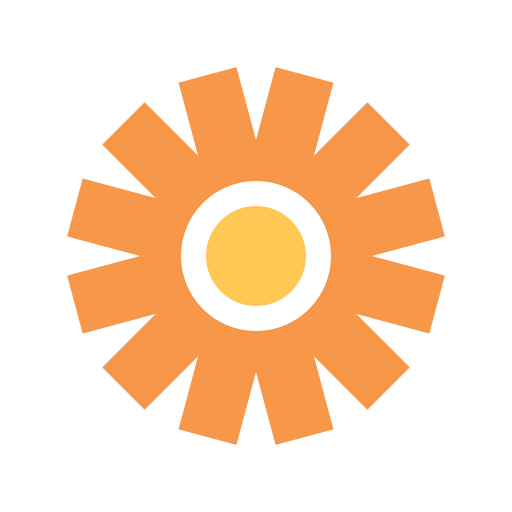
Frame 1 (no input)
Frame 60 (the mouse pressed at the canvas centre just before this capture): identical to frame 1, image omitted
Frame 120 (the mouse held since frame 60 and released just before this capture): identical to frame 1, image omitted

The Processing sketch that drew this single still picture (run headless with seeded random() and noise(); from frame 60 on, the mouse is pressed at the canvas centre):

// Processing sketch: assignment04C
// ── assignment04C.pde
void setup() {
  size(512, 512);
  background(255);
  rectMode(CENTER);
  
  int numRect = 6;
  int rectHeight = 375;
  int rectWidth = 60;  
  
  // Amount of rotation per rectangle in radians
  float phi = 1.0 / float(numRect * 2) * TWO_PI;
  
  // Set coordinate system to the center of the screen
  // Rotate phi/2 so no they're no horizontal or vertical rectangles
  translate(width/2, height/2);
  pushMatrix();
  rotate(phi*0.5);
  
  // For every rectangle, rotate phi radians
  // This is incremental because we don't use popMatrix()
  for (int i = 0; i < numRect; i++) {
    rotate(phi);
    noStroke();
    fill(246, 151, 74);
    rect(0, 0, rectHeight, rectWidth);
  }
  
  // Reset coordinate system to last push
  popMatrix();
  
  // Draw white circle
  fill(255);
  ellipse(0, 0, 150, 150);
  
  // Draw yellow circle
  fill(255, 200, 85);
  ellipse(0, 0, 100, 100);
}

void draw() {
}
